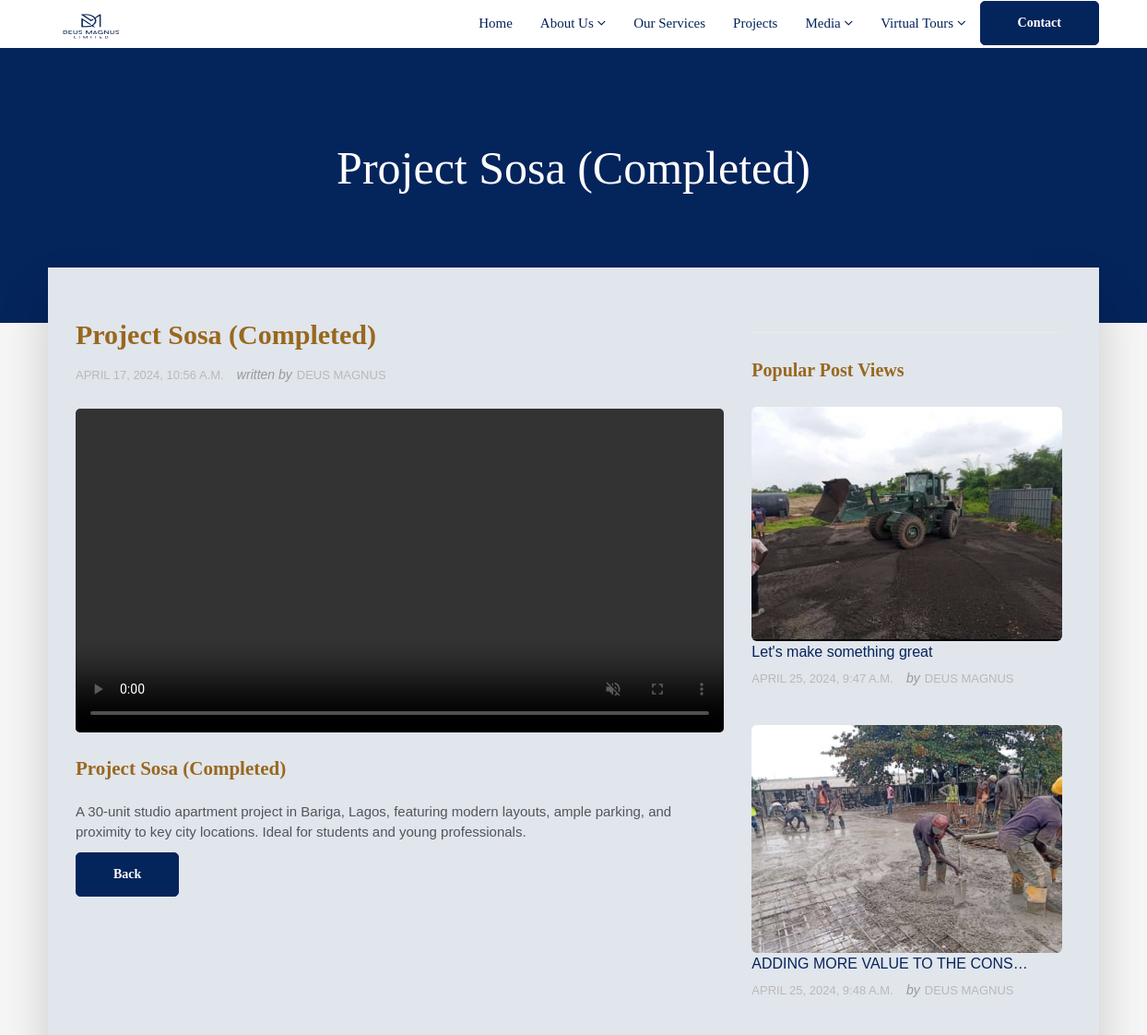
The page /article/3/ (upper part) on the database as committed earlier.
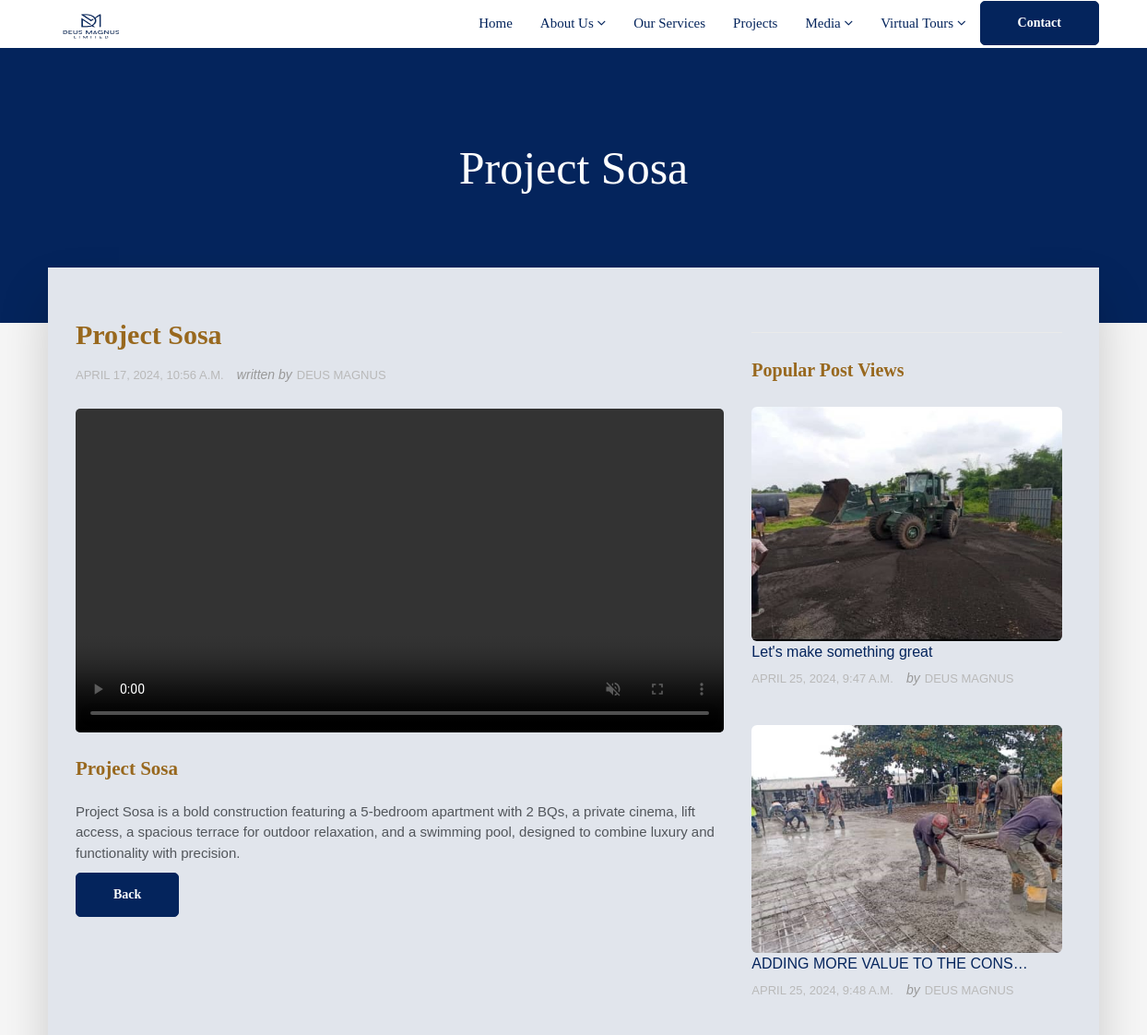
The same page on the database as committed later.
### deus_magnus/models.py (models this page shows, shortened)
class DeusMagnusMainPost(models.Model):
    deus_magnus_title = models.CharField(max_length=255, blank=True, null=True)
    deus_magnus_status = models.CharField(max_length=255, blank=True, null=True)
    deus_magnus_description = models.TextField()
    deus_magnus_slug = models.SlugField (max_length=255,blank=True, null=True)
    deus_manus_video = models.FileField(upload_to='videos/')
    deus_magnus_publish_date = models.DateTimeField (auto_now_add= True)
    deus_magnus_author = models.ForeignKey(User, on_delete=models.CASCADE)
    class Meta:
        ordering =['-deus_magnus_publish_date']

class VideoSubImage(models.Model):
    video_sub_title = models.CharField(max_length=200, blank=True, null=True)
    video_sub_description = models.TextField()
    video_sub_slug = models.SlugField (max_length=255,blank=True, null=True)
    video_sub_image = models.ImageField(upload_to='video_sub_images/')
    video_sub_publish_date = models.DateTimeField (auto_now_add= True)
    video_sub_author = models.ForeignKey(User, on_delete=models.CASCADE)
    class Meta:
        ordering =['video_sub_publish_date']

### deus_magnus/views.py (the view, shortened to what this page needs)
# urls.py: path('article/<int:pk>/', ArticleDetailView.as_view(), name="detail"),
class ArticleDetailView(DetailView):
    model = DeusMagnusMainPost
    template_name = 'deus_magnus/article_detail.html'
    def get_context_data(self, **kwargs):
        context = super().get_context_data(**kwargs)
        context['sub_v_imgs'] = VideoSubImage.objects.all()
        return context

### templates/deus_magnus/article_detail.html (shortened to what this page needs)
{% extends "base.html" %}
{% load static %}
{% block content%}
<section class="section db p120">
    <div class="container">
        <div class="row">
            <div class="col-md-12"><br><br>
                <div class="tagline-message page-title text-center">
                    <h1 style="color:fff;font-family: Georgia;font-size:50px;">{{ object.deus_magnus_title }}</h1>
                </div>
            </div>
        </div>
    </div>
</section>
<section class="section gb nopadtop">
    <div class="container">
        <div class="boxed">
            <div class="row">
                <div class="col-md-8">
                    <div class="content blog-list">
                        <div class="blog-wrapper clearfix">
                            <div class="blog-meta">
                                <h3 style="color: #98681e;font-family: Georgia;">{{ object.deus_magnus_title }}</h3>
                                <ul class="list-inline">
                                    <li>{{ object.deus_magnus_publish_date }}</li>
                                    <li><span>written by</span>Deus Magnus</li>
                                </ul>
                            </div>
                            <div class="blog-media">
                                <video autoplay muted playsinline loop width="100%"style="border-radius: 5px;" controls >
                                    <source src="{{ object.deus_manus_video.url }}" type="video/mp4">
                                </video>
                            </div>
                            <div class="blog-desc-big">
                                <p style="color: #98681e;font-family: Georgia;"class="lead">{{ object.deus_magnus_title }}</p>
                                <p>{{ object.deus_magnus_description }}</p>
                            </div>
                        </div>
                        <div class="btn-wrapper">
                            <a href=""onclick="history.back(); return false;" class="btn btn-primary"style="border-radius: 5px;font-family: Georgia;"> Back </a>
                        </div>
                    </div>
                </div>
                <div class="sidebar col-md-4">
                    <div class="widget clearfix">
                    </div>
                    <div class="widget clearfix">
                        <h3 style="color: #98681e;" class="widget-title">Popular Post Views</h3>
                            <div class="post-widget">
                                {% for sub_v_img in sub_v_imgs %}
                                <div class="media">
                                    <a href="{% url 'sub_video_img_detail' pk=sub_v_img.pk %}">
                                    <img src="{{ sub_v_img.video_sub_image.url }}"height="20px" alt="" class="img-responsive alignleft img-rounded">
                                    </a>
                                    <div class="media-body">
                                        <h5 class="mt-0"><a href="{% url 'sub_video_img_detail' pk=sub_v_img.pk %}">{{ sub_v_img.video_sub_title|truncatechars:30 }}</a></h5>
                                        <div class="blog-meta">
                                            <ul class="list-inline">
                                                <li>{{ sub_v_img.video_sub_publish_date }}</li>
                                                <li><span>by</span>Deus Magnus</li>
                                            </ul>
                                        </div>
                                    </div>
                                </div>
                                {% endfor %}
                            </div>
                    </div>
                </div>
            </div>
        </div>
    </div>
</section>
{% endblock %}

### templates/base.html (shortened to what this page needs)
{% load static %}
<head>
    <link href="{% static 'vendor/bootstrap/css/bootstrap.min.css' %}" rel="stylesheet">
	<link rel="stylesheet" href="{% static 'css/bootstrap.min.css' %}">
    <link rel="stylesheet" href="{% static 'css/font-awesome.min.css' %}">
    <link rel="stylesheet" href="{% static 'css/carousel.css' %}">
    <link rel="stylesheet" href="{% static 'css/animate.css' %}">
    <link rel="stylesheet" href="{% static 'css/style.css' %}">
</head>
<body>
    <div id="wrapper">
<header class="header">
    <div class="container">
        <nav class="navbar navbar-default yamm">
            <div class="navbar-header">
                    <div class="logo-normal">
                        <a class="navbar-brand" href="{% url 'home' %}"style="margin-bottom:2px;"><img src="{% static 'images/logo.png'%}"width="86" height="57" alt=""></a>
                    </div>
            </div>
            <div id="navbar" class="navbar-collapse collapse">
                <ul class="nav navbar-nav navbar-right">
                    <li><a href="{% url 'home' %}">Home</a></li>
                    <li class="dropdown hassubmenu">
                        <a href="#" class="dropdown-oggle" data-toggle="dropdown" role="button"aria-expanded="false">About Us <span class="fa fa-angle-down"></span></a>
                    </li>
                    <li><a href="{% url 'services'%}">Our Services</a></li>
                    <li><a href="{% url 'projects'%}">Projects</a></li>
                    <li class="dropdown hassubmenu">
                        <a href="#" class="dropdown-oggle" data-toggle="dropdown" role="button"aria-expanded="false">Media <span class="fa fa-angle-down"></span></a>
                    </li>
                    <li class="dropdown hassubmenu">
                        <a href="#" class="dropdown-oggle" data-toggle="dropdown" role="button"aria-expanded="false">Virtual Tours <span class="fa fa-angle-down"></span></a>
                    </li>
                    <a href="{% url 'contact' %}" class="btn btn-primary py-4 px-lg-5 d-none d-lg-block"style="margin-top:1px; border-radius: 5px; font-family:Georgia">Contact </i></a>
                </ul>
            </div>
        </nav>
    </div>
</header>
        {% block content %}
        {% endblock  %}
</div>
</body>
</html>

### static/css/style.css (style rules this page uses)
body { background-color: #f9f9f9ab; line-height: 1.5; font-size: 15px; color: #52565b; font-family: "Heebo", sans-serif; position: static; font-weight: 400; }
body, p, li, a { font-family:'Nunito',sans-serif; }
.course-details h4 a, .readmore, .testimonial strong, h1, h2, h3, h4, h5, h6 { color: #04245c; }
h1, h2, h3, h4, h5, h6 { line-height: 1.5; font-family:sans-serif; }
.cop-logo img, a { color: #04245c; text-decoration: none !important; -webkit-transition: all ease 0.3s; -moz-transition: all ease 0.3s; transition: all ease 0.3s; }
.header { position: static; z-index: 111; left: 0; top: 0; right: 0; padding: 0; background-color: transparent; text-decoration: none !important; -webkit-transition: all .3s ease-in-out; -moz-transition: all .3s ease-in-out; -ms-transition: all .3s ease-in-out; -o-transition: all .3s ease-in-out; transition: all .3s ease-in-out; }
.navbar-default { margin: 0; background-color: transparent; background: none; border: 0; }
.navbar-default .nav>li>a { color: #04245c !important; text-transform: capitalize; font-size: 15px; font-weight: 500; outline: none; font-family:Georgia; }
.navbar-brand img { margin: 0 !important; }
.navbar-brand { padding: 0 10px 0 0; }
audio, canvas, progress, video { display: block; margin: 0; padding: 0; }
video { display: block; margin: 0; padding: 0; }
.yamm .nav, .yamm .collapse, .yamm .dropup, .yamm .dropdown { position:static; }
.yamm .dropdown { position: relative; }
.yamm ul { padding: 0; }
.boxed { box-shadow: 0 30px 50px 0 rgba(1, 1, 1, 0.18); padding: 4rem 4rem 1rem; background-color: #e1e5ec; margin-top: -60px; padding-left: 30px; }
.section { background-color: #ffffff; padding: 1rem 0; position: relative; display: block; padding-top: 28px; }
.section.gb { background-color: #f6f6f6; }
.section.db { background-color: #04245c; }
.nopadtop { padding-top: 0 !important; }
.sidebar .widget { margin-bottom: 30px; padding-bottom: 30px; border-bottom: 1px solid #eaeaea; }
.sidebar .widget-title { font-weight: 600; color: #000000; }
.sidebar .alignleft { float: left; margin-right: 20px; }
.sidebar .mt-0 { font-size: 16px; padding: 0; margin-bottom: 5px; margin-top: 0; }
.sidebar .media { display: block; margin-bottom: 30px; }
.blog-list { padding-bottom: 30px; margin-bottom: 30px; }
.blog-meta .list-inline li span { font-style: italic; color: #999; text-transform: none; letter-spacing: 0; font-size: 14px; padding-right: 5px; }
.blog-meta h3 { padding: 0; margin: 10px 0; font-size: 30px; font-weight: 700; }
.blog-meta small, .blog-meta .list-inline li, .blog-meta .list-inline li a { font-size: 13px; font-weight: 500; text-transform: uppercase; color: #000; }
.blog-meta .list-inline li { color: #b9b9b9; letter-spacing: 0; }
.blog-media { display: block; margin: 25px 0; }
.blog-desc-big .lead { color: #000000; font-weight: 600; }
.header { position: sticky; top: 0; z-index: 1000; background-color:#fff; }
.p120 { padding-bottom: 120px !important; }
.widget-title { color: #fff; font-size: 20px; padding: 0 0 30px; margin: 0; font-family:Georgia; line-height: 1; }
.btn { border-radius: 0; font-size: 14px; border: 1px solid #fff; font-weight: bold; color: #ffffff !important; padding: 13px 40px; text-transform: capitalize; }
.cb, .box .event-desc small, .pagination a, .pagination>.active>a, .pagination>.active>a:focus, .pagination>.active>a:hover, .pagination>.active>span, .pagination>.active>span:focus, .pagination>.active>span:hover, .tags-widget a, .owl-theme-01 .owl-nav [class*="owl-"]:hover, .yamm .dropdown-menu li:hover .menu-button, .yamm .dropdown-menu li .menu-button, mark, .bgcolor1, .image-wrap:before, .image-wrap:after, .btn-primary { border-color: #04245c; background-color: #04245c; box-shadow: inset 0 0 0 0 #98681e; -webkit-transition: all ease 0.5s; -moz-transition: all ease 0.5s; transition: all ease 0.5s; }

Rows that differ between the two databases and show on the page:
changed DeusMagnusMainPost: deus_magnus_title "Project Sosa (Completed)" → "Project Sosa"; deus_magnus_description "A 30-unit studio apartment project in Bariga, Lagos, featuring modern layouts, ample parking, and proximity to key city locations. Ideal for students and young professionals." → "Project Sosa is a bold construction featuring a 5-bedroom apartment with 2 BQs, a private cinema, lift access, a spacious terrace for outdoor relaxation, and a swimming pool, designed to combine luxury and functionality with precision."
